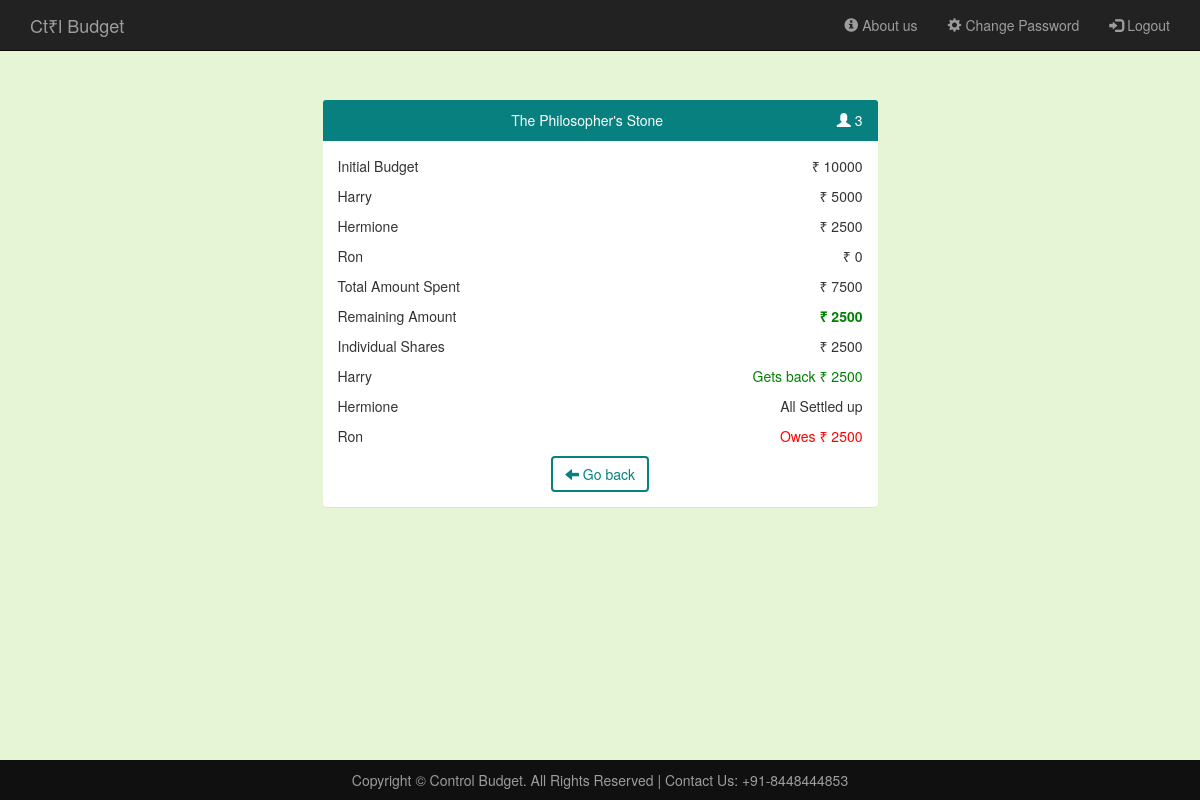
Page /expense_distribution.php?id=2 (signed in) on the committed database.
### tables this page shows
CREATE TABLE IF NOT EXISTS `plans` (
  `id` int(11) NOT NULL AUTO_INCREMENT,
  `user_id` int(11) DEFAULT NULL,
  `title` varchar(255) DEFAULT NULL,
  `from_date` date DEFAULT NULL,
  `to_date` date DEFAULT NULL,
  `initial_budget` varchar(255) DEFAULT NULL,
  `remaining_amount` varchar(255) NOT NULL,
  `no_of_people` varchar(255) DEFAULT NULL,
  PRIMARY KEY (`id`),
  KEY `user_id` (`user_id`)
);

CREATE TABLE IF NOT EXISTS `persons` (
  `id` int(11) NOT NULL AUTO_INCREMENT,
  `plan_id` int(11) DEFAULT NULL,
  `name` varchar(255) DEFAULT NULL,
  `amount_spent` varchar(255) NOT NULL,
  PRIMARY KEY (`id`),
  KEY `plan_id` (`plan_id`)
);

### expense_distribution.php (the view, shortened to what this page needs)
<?php
    include './includes/common.php';
    $plan_id = $_GET['id'];
    $get_plan_query = "SELECT * FROM plans WHERE id='$plan_id'";
    $get_plan_result = mysqli_query($con, $get_plan_query);
    $row = mysqli_fetch_array($get_plan_result);
    $total_amount_spent = $row['initial_budget'] - $row['remaining_amount'];
    $get_person_query = "SELECT * FROM persons where plan_id = '$plan_id'";
    $get_persons_result_1 = mysqli_query($con, $get_person_query) or die(mysqli_error($con));
    $get_persons_result_2 = mysqli_query($con, $get_person_query) or die(mysqli_error($con));
    $individual_share = round($total_amount_spent/$row['no_of_people'], 2);
    $color="";$ra = $row['remaining_amount'];
    if($ra>0){
        $color = "green";
        $ra = "&#8377 ".$ra;
    }else if($ra<0){
        $color = "red";
        $ra = "Overspent by &#8377 ".(-1)*$ra;
    }
?>
<!DOCTYPE html>
<html lang="en">
<head>
    <?php
        include './includes/bootstrap.php';
    ?>
    <link rel="stylesheet" href="css/style.css" />
</head>
<body>
        <?php
        include './includes/header.php';
    ?>
    <div class="container offset">
        <div class="col-xs-12 col-sm-6 col-sm-offset-3">
            <div class="panel">
                <div class="panel-heading panel-my-bgcolor">
                    <div class="user">
                        <div class="title"><?php echo $row['title']?></div>
                        <div class="icon">
                            <div class="glyphicon glyphicon-user"></div>
                            <span><?php echo $row['no_of_people']?></span>
                        </div>
                    </div>
                </div>
                <div class="panel-body">
                    <p>Initial Budget<span class="float-r">&#8377 <?php echo $row['initial_budget']?></span></p>
                    <?php
                        while($person = mysqli_fetch_array($get_persons_result_1)){
                    ?>
                    <p><?php echo $person['name']?><span class="float-r">&#8377 <?php echo $person['amount_spent']?></span></p>
                    <?php
                        }
                    ?>
                    <p>Total Amount Spent<span class="float-r">&#8377 <?php echo $total_amount_spent?></span></p>
                    <p>Remaining Amount<span class="float-r <?php echo $color ?>"><b><?php echo $ra;?></b></span></p>
                    <p>Individual Shares<span class="float-r">&#8377 <?php echo $individual_share ?></span></p>
                    <?php
                        while($person = mysqli_fetch_array($get_persons_result_2)){
                                $color="";$calc=round($person['amount_spent'] - $individual_share, 2);
                                if($calc>0){
                                    $color = "green";
                                    $calc = "Gets back &#8377 ".$calc;
                                }else if($calc<0){
                                    $color = "red";
                                    $calc = "Owes  &#8377 ".(-1)*$calc;
                                }else{
                                    $calc = "All Settled up";
                                }
                    ?>
                    <p><?php echo $person['name']?><span class="float-r <?php echo $color ?>"><?php echo $calc;?></span></p>
                    <?php
                        }
                    ?>
                    <center><a href=<?php echo "./view_plan.php?id=".$plan_id;?> class = "btn btn-my"><div class="glyphicon glyphicon-arrow-left"></div> Go back</a></center>
                </div>
            </div>
        </div>
    </div>
    <?php
        include './includes/footer.php';
    ?>
</body>
</html>

### css/style.css (style rules this page uses)
body { background-color: rgb(230, 245, 214); min-height: 100vh; position: relative; }
.offset { position: relative; padding: 100px 0; }
.float-r { float: right; }
.user { width: 100%; text-align: center; }
.title { display: inline-block; }
.icon { float: right; }
.red { color: red; }
.green { color: green; }
.panel-my-bgcolor { background-color: rgb(8, 128, 128); color: #fff; }
.panel { border: none; }
.btn-my { border: 2px solid rgb(8, 128, 128); color: rgb(8, 128, 128); background-color: #fff; }

### rows in the picture
plans: title "The Philosopher's Stone", no_of_people "3", initial_budget "10000", total_amount_spent "7500", remaining_amount "2500"
persons: name "Harry", amount_spent "5000", calc "Gets back ₹ 2500"
persons: name "Hermione", amount_spent "2500", amount_spent.no_of_people "All Settled up"
persons: name "Ron", amount_spent "0", amount_spent.no_of_people "Owes ₹ 2500"

### other values in the picture
$ra "₹ 2500"
